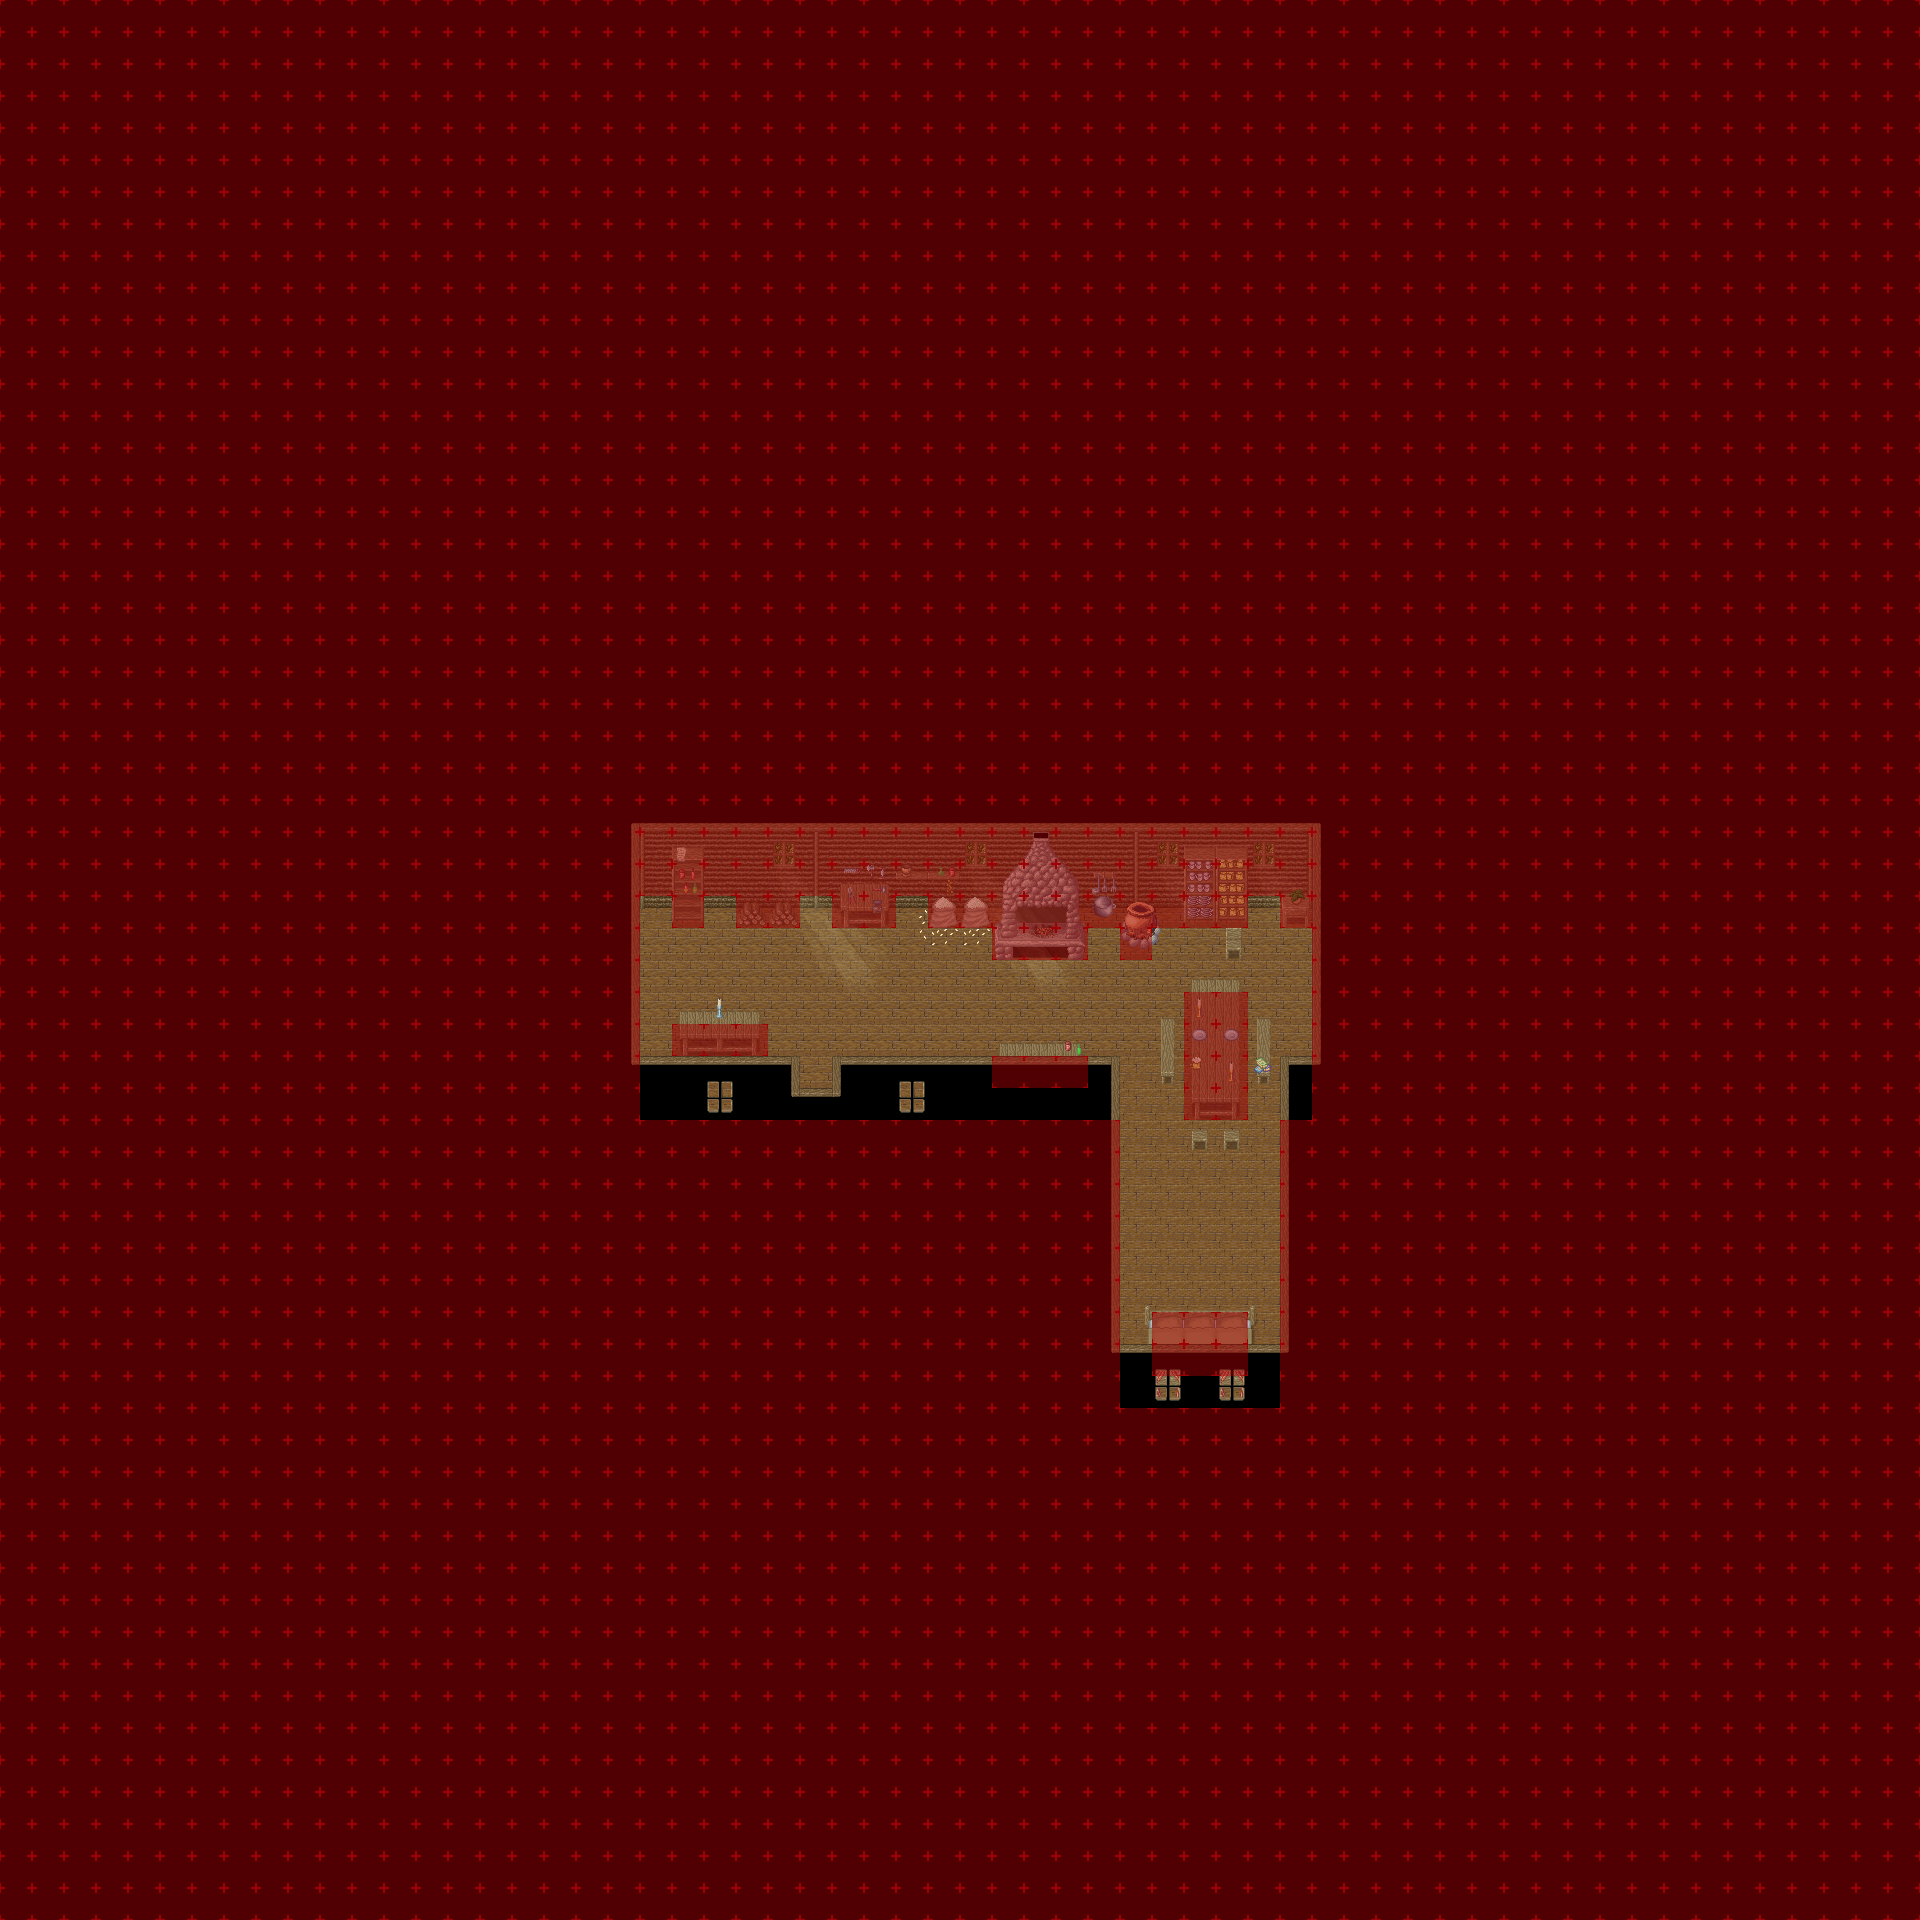

Below is a game level as drawn by its tile map, then a one-line description and the .tmx that defines it (tile-layer data replaced by summaries):
An orthogonal 60x60 tile map with 32x32 px tiles, 6 tile layers (Ground 1, Ground 2, Ground 3, Fringe, ...), 1 hidden layer not drawn, 9 tilesets and 1 object (warp).

<map version="1.4" tiledversion="1.4.1" orientation="orthogonal" renderorder="right-down" width="60" height="60" tilewidth="32" tileheight="32" infinite="0" nextlayerid="9" nextobjectid="7">
 <properties>
  <property name="license" value="CC-BY-SA 3.0" />
  <property name="manaplus version" value="2" />
  <property name="minimap" value="graphics/minimaps/008-2-16.png" />
  <property name="name" value="Hurnscald Cottage" />
 </properties>
 <tileset firstgid="1" name="hurns-indoor" tilewidth="32" tileheight="32" tilecount="256" columns="16">
  <image source="../graphics/tilesets/hurns-indoor.png" width="512" height="512" />
 </tileset>
 <tileset firstgid="257" name="collision" tilewidth="32" tileheight="32" tilecount="9" columns="3">
  <image source="../graphics/tilesets/collision.png" width="96" height="96" />
 </tileset>
 <tileset firstgid="266" name="hurns-indoor-accessory" tilewidth="32" tileheight="32" tilecount="128" columns="8">
  <image source="../graphics/tilesets/hurns-indoor-accessory.png" width="256" height="512" />
 </tileset>
 <tileset firstgid="394" name="hurns-indoor-x1x3" tilewidth="32" tileheight="32" tilecount="48" columns="16">
  <image source="../graphics/tilesets/hurns-indoor-x1x3.png" width="512" height="96" />
 </tileset>
 <tileset firstgid="442" name="hurns-ground" tilewidth="32" tileheight="32" tilecount="256" columns="16">
  <image source="../graphics/tilesets/hurns-ground.png" width="512" height="512" />
 </tileset>
 <tileset firstgid="698" name="sunlight-x1x5" tilewidth="32" tileheight="160" tilecount="4" columns="4">
  <image source="../graphics/tilesets/sunlight-x1x5.png" width="128" height="160" />
 </tileset>
 <tileset firstgid="702" name="fire-cauldron" tilewidth="64" tileheight="64" tilecount="5" columns="5">
  <image source="../graphics/tilesets/fire-cauldron.png" width="320" height="64" />
  <tile id="0">
   <animation>
    <frame tileid="0" duration="100" />
    <frame tileid="1" duration="100" />
    <frame tileid="2" duration="100" />
    <frame tileid="3" duration="100" />
    <frame tileid="4" duration="100" />
   </animation>
  </tile>
 </tileset>
 <tileset firstgid="707" name="artis-indoor-fringe" tilewidth="32" tileheight="32" tilecount="256" columns="16">
  <image source="../graphics/tilesets/artis-indoor-fringe.png" width="512" height="512" />
 </tileset>
 <tileset firstgid="963" name="hurns-accessory" tilewidth="32" tileheight="32" tilecount="128" columns="16">
  <image source="../graphics/tilesets/hurns-accessory.png" width="512" height="256" />
 </tileset>
 <layer id="1" name="Ground 1" width="60" height="60">
  <data>[3600 cells, 3600 non-empty, 13 distinct tile ids]</data>
 </layer>
 <layer id="2" name="Ground 2" width="60" height="60">
  <data>[3600 cells, 67 non-empty, 45 distinct tile ids]</data>
 </layer>
 <layer id="3" name="Ground 3" width="60" height="60">
  <data>[3600 cells, 46 non-empty, 41 distinct tile ids]</data>
 </layer>
 <layer id="4" name="Fringe" width="60" height="60">
  <data>[3600 cells, 28 non-empty, 15 distinct tile ids]</data>
 </layer>
 <layer id="5" name="Over 1" width="60" height="60">
  <data>[3600 cells, 196 non-empty, 20 distinct tile ids]</data>
 </layer>
 <layer id="6" name="Collision" width="60" height="60">
  <data>[3600 cells, 3448 non-empty, 1 distinct tile ids]</data>
 </layer>
 <layer id="7" name="Heights" width="60" height="60" visible="0">
  <data>[3600 cells, 0 non-empty, 0 distinct tile ids]</data>
 </layer>
 <objectgroup id="8" name="Objects" visible="0">
  <properties>
   <property name="dest_map" value="008-1" />
   <property name="dest_x" value="275" />
   <property name="dest_y" value="75" />
  </properties>
  <object id="1" name="To Outside" type="warp" x="800" y="1088" width="32" height="32">
   <properties>
    <property name="dest_map" value="008-1" />
    <property name="dest_x" value="275" />
    <property name="dest_y" value="75" />
   </properties>
  </object>
 </objectgroup>
</map>
